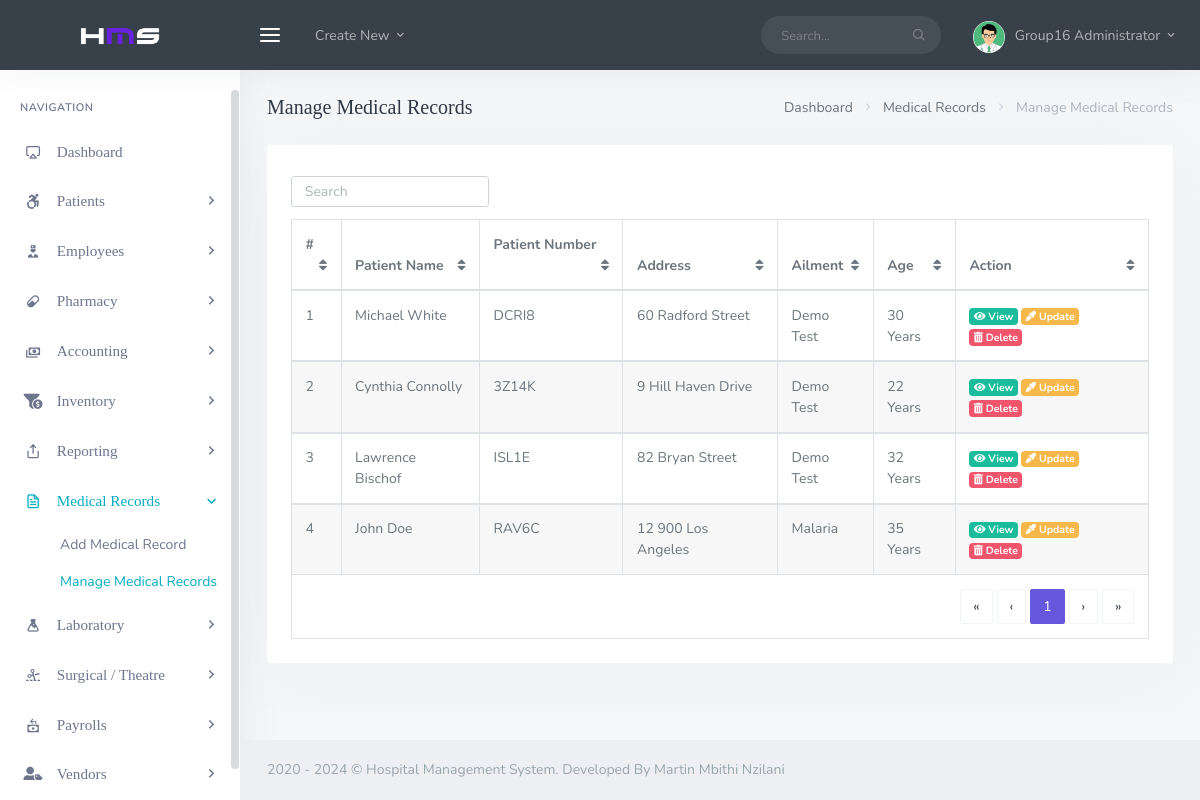
Screenshot of /backend/admin/his_admin_manage_medical_record.php (signed in) with the database file from the repository.
### tables this page shows
CREATE TABLE `his_admin` (
  `ad_id` int NOT NULL,
  `ad_fname` varchar(200) DEFAULT NULL,
  `ad_lname` varchar(200) DEFAULT NULL,
  `ad_email` varchar(200) DEFAULT NULL,
  `ad_pwd` varchar(200) DEFAULT NULL,
  `ad_dpic` varchar(200) DEFAULT NULL
);

CREATE TABLE `his_medical_records` (
  `mdr_id` int NOT NULL,
  `mdr_number` varchar(200) DEFAULT NULL,
  `mdr_pat_name` varchar(200) DEFAULT NULL,
  `mdr_pat_adr` varchar(200) DEFAULT NULL,
  `mdr_pat_age` varchar(200) DEFAULT NULL,
  `mdr_pat_ailment` varchar(200) DEFAULT NULL,
  `mdr_pat_number` varchar(200) DEFAULT NULL,
  `mdr_pat_prescr` longtext,
  `mdr_date_rec` timestamp(4) NOT NULL DEFAULT CURRENT_TIMESTAMP(4) ON UPDATE CURRENT_TIMESTAMP(4)
);

### backend/admin/his_admin_manage_medical_record.php (the view, shortened to what this page needs)
<?php
  include('assets/inc/config.php');
?>
<!DOCTYPE html>
<html lang="en">
<?php include('assets/inc/head.php');?>
<body>
    <div id="wrapper">
        <?php include('assets/inc/nav.php');?>
        <?php include("assets/inc/sidebar.php");?>
        <div class="content-page">
            <div class="content">
                <div class="container-fluid">
                    <div class="row">
                        <div class="col-12">
                            <div class="page-title-box">
                                <div class="page-title-right">
                                    <ol class="breadcrumb m-0">
                                        <li class="breadcrumb-item"><a href="javascript: void(0);">Dashboard</a></li>
                                        <li class="breadcrumb-item"><a href="javascript: void(0);">Medical Records</a></li>
                                        <li class="breadcrumb-item active">Manage Medical Records</li>
                                    </ol>
                                </div>
                                <h4 class="page-title">Manage Medical Records</h4>
                            </div>
                        </div>
                    </div>
                    <div class="row">
                        <div class="col-12">
                            <div class="card-box">
                                <div class="mb-2">
                                    <div class="row">
                                        <div class="col-12 text-sm-center form-inline">
                                            <div class="form-group">
                                                <input id="demo-foo-search" type="text" placeholder="Search" class="form-control form-control-sm" autocomplete="on">
                                            </div>
                                        </div>
                                    </div>
                                </div>
                                <div class="table-responsive">
                                    <table id="demo-foo-filtering" class="table table-bordered toggle-circle mb-0" data-page-size="7">
                                        <thead>
                                            <tr>
                                                <th>#</th>
                                                <th data-toggle="true">Patient Name</th>
                                                <th data-hide="phone">Patient Number</th>
                                                <th data-hide="phone">Address</th>
                                                <th data-hide="phone">Ailment</th>
                                                <th data-hide="phone">Age</th>
                                                <th data-hide="phone">Action</th>
                                            </tr>
                                        </thead>
                                        <?php
                                                $ret="SELECT * FROM  his_medical_records ORDER BY RAND() ";
                                                $stmt= $mysqli->prepare($ret) ;
                                                $stmt->execute() ;
                                                $res=$stmt->get_result();
                                                $cnt=1;
                                                while($row=$res->fetch_object())
                                                {
                                            ?>
                                        <tbody>
                                            <tr>
                                                <td><?php echo $cnt;?></td>
                                                <td><?php echo $row->mdr_pat_name;?></td>
                                                <td><?php echo $row->mdr_pat_number;?></td>
                                                <td><?php echo $row->mdr_pat_adr;?></td>
                                                <td><?php echo $row->mdr_pat_ailment;?></td>
                                                <td><?php echo $row->mdr_pat_age;?> Years</td>
                                                <td>
                                                    <a href="his_admin_view_single_medical_record.php?mdr_id=<?php echo $row->mdr_id;?>&&mdr_number=<?php echo $row->mdr_number;?>" class="badge badge-success"><i class="fas fa-eye"></i> View</a>
                                                    <a href="his_admin_upate_single_medical_record.php?mdr_number=<?php echo $row->mdr_number;?>" class="badge badge-warning"><i class="fas fa-eye-dropper "></i> Update</a>
                                                    <a href="his_admin_manage_medical_record.php?delete_mdr_number=<?php echo $row->mdr_number;?>" class="badge badge-danger"><i class=" fas fa-trash-alt "></i> Delete</a>
                                                </td>
                                            </tr>
                                        </tbody>
                                        <?php  $cnt = $cnt +1 ; }?>
                                        <tfoot>
                                            <tr class="active">
                                                <td colspan="8">
                                                    <div class="text-right">
                                                        <ul class="pagination pagination-rounded justify-content-end footable-pagination m-t-10 mb-0"></ul>
                                                    </div>
                                                </td>
                                            </tr>
                                        </tfoot>
                                    </table>
                                </div>
                            </div>
                        </div>
                    </div>
                </div>
            </div>
            <?php include('assets/inc/footer.php');?>
        </div>
    </div>
</body>
</html>

### backend/admin/assets/inc/nav.php (shortened to what this page needs)
<?php
    $aid=$_SESSION['ad_id'];
    $ret="select * from his_admin where ad_id=?";
    $stmt= $mysqli->prepare($ret) ;
    $stmt->bind_param('i',$aid);
    $stmt->execute() ;
    $res=$stmt->get_result();
    while($row=$res->fetch_object())
    {
?>
<div class="navbar-custom">
    <ul class="list-unstyled topnav-menu float-right mb-0">
        <li class="d-none d-sm-block">
            <form class="app-search">
                <div class="app-search-box">
                    <div class="input-group">
                        <input type="text" class="form-control" placeholder="Search...">
                        <div class="input-group-append">
                            <button class="btn" type="submit">
                                <i class="fe-search"></i>
                            </button>
                        </div>
                    </div>
                </div>
            </form>
        </li>
        <li class="dropdown notification-list">
            <a class="nav-link dropdown-toggle nav-user mr-0 waves-effect waves-light" data-toggle="dropdown" href="#" role="button" aria-haspopup="false" aria-expanded="false">
                <img src="assets/images/users/<?php echo $row->ad_dpic;?>" alt="dpic" class="rounded-circle">
                <span class="pro-user-name ml-1">
                    <?php echo $row->ad_fname;?> <?php echo $row->ad_lname;?> <i class="mdi mdi-chevron-down"></i>
                </span>
            </a>
        </li>
    </ul>
    <div class="logo-box">
        <a href="his_admin_dashboard.php" class="logo text-center">
            <span class="logo-lg">
                <img src="assets/images/logo-light.png" alt="" height="18">
            </span>
        </a>
    </div>
    <ul class="list-unstyled topnav-menu topnav-menu-left m-0">
        <li>
            <button class="button-menu-mobile waves-effect waves-light">
                <i class="fe-menu"></i>
            </button>
        </li>
        <li class="dropdown d-none d-lg-block">
            <a class="nav-link dropdown-toggle waves-effect waves-light" data-toggle="dropdown" href="#" role="button" aria-haspopup="false" aria-expanded="false">
                Create New
                <i class="mdi mdi-chevron-down"></i>
            </a>
        </li>
    </ul>
</div>
<?php }?>

### rows the page displays
his_admin: ad_dpic (picture), ad_fname "Group16", ad_lname "Administrator"
his_medical_records: mdr_pat_name "Michael White", mdr_pat_number "DCRI8", mdr_pat_adr "60 Radford Street", mdr_pat_ailment "Demo Test", mdr_pat_age "30"
his_medical_records: mdr_pat_name "Cynthia Connolly", mdr_pat_number "3Z14K", mdr_pat_adr "9 Hill Haven Drive", mdr_pat_ailment "Demo Test", mdr_pat_age "22"
his_medical_records: mdr_pat_name "Lawrence Bischof", mdr_pat_number "ISL1E", mdr_pat_adr "82 Bryan Street", mdr_pat_ailment "Demo Test", mdr_pat_age "32"
his_medical_records: mdr_pat_name "John Doe", mdr_pat_number "RAV6C", mdr_pat_adr "12 900 Los Angeles", mdr_pat_ailment "Malaria", mdr_pat_age "35"
